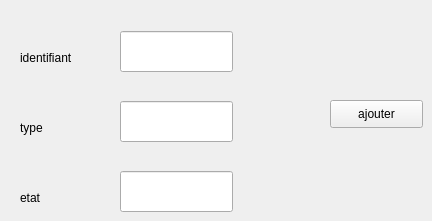
      <widget class="QWidget" name="tab_21">
       <attribute name="title">
        <string>ajouter ecran</string>
       </attribute>
       <widget class="QLabel" name="label_29">
        <property name="geometry">
         <rect>
          <x>20</x>
          <y>50</y>
          <width>81</width>
          <height>16</height>
         </rect>
        </property>
        <property name="text">
         <string>identifiant</string>
        </property>
       </widget>
       <widget class="QLabel" name="label_30">
        <property name="geometry">
         <rect>
          <x>20</x>
          <y>120</y>
          <width>56</width>
          <height>16</height>
         </rect>
        </property>
        <property name="text">
         <string>type</string>
        </property>
       </widget>
       <widget class="QLabel" name="label_31">
        <property name="geometry">
         <rect>
          <x>20</x>
          <y>190</y>
          <width>56</width>
          <height>16</height>
         </rect>
        </property>
        <property name="text">
         <string>etat</string>
        </property>
       </widget>
       <widget class="QLineEdit" name="le_id_3">
        <property name="geometry">
         <rect>
          <x>120</x>
          <y>31</y>
          <width>113</width>
          <height>41</height>
         </rect>
        </property>
       </widget>
       <widget class="QLineEdit" name="le_id_4">
        <property name="geometry">
         <rect>
          <x>120</x>
          <y>101</y>
          <width>113</width>
          <height>41</height>
         </rect>
        </property>
       </widget>
       <widget class="QLineEdit" name="le_id_9">
        <property name="geometry">
         <rect>
          <x>120</x>
          <y>171</y>
          <width>113</width>
          <height>41</height>
         </rect>
        </property>
       </widget>
       <widget class="QPushButton" name="pb_ajouter_4">
        <property name="geometry">
         <rect>
          <x>330</x>
          <y>100</y>
          <width>93</width>
          <height>28</height>
         </rect>
        </property>
        <property name="text">
         <string>ajouter</string>
        </property>
       </widget>
      </widget>
